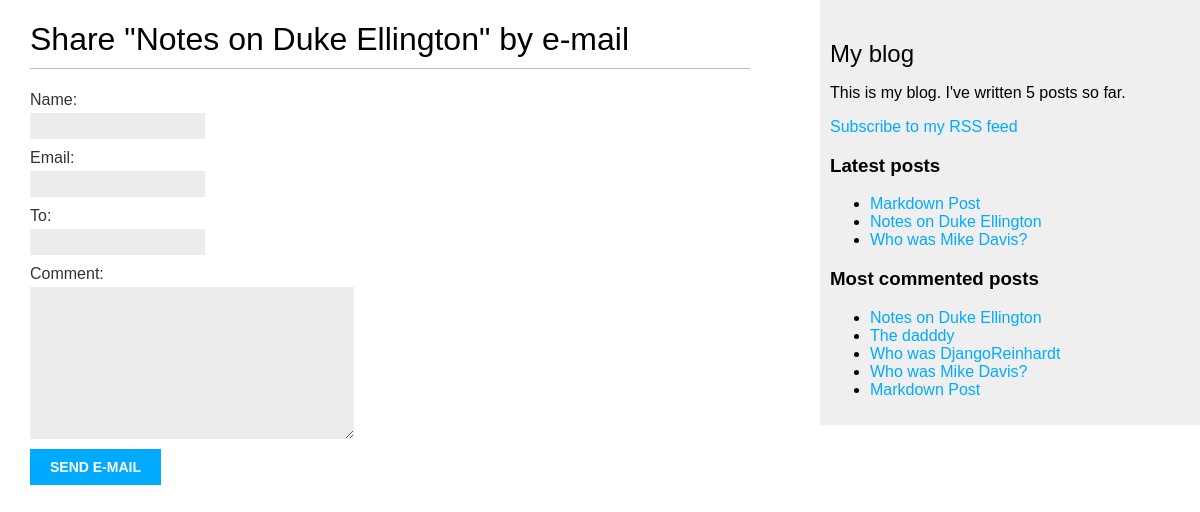
The page /blog/5/share on the database its author committed.
### blog/models.py (models this page shows, shortened)
class Post(models.Model):
    class Status(models.TextChoices):
        DRAFT = 'DR', 'Draft'
        PUBLISH = 'PR', 'PUBLISH'
    title = models.CharField(max_length=250)
    slug = models.SlugField(max_length=250, unique_for_date='publish')
    body = models.TextField()
    publish = models.DateTimeField(default=timezone.now)
    created = models.DateField(auto_now_add=True)
    updated = models.DateField(auto_now_add=True)
    status = models.CharField(max_length=2, choices=Status, default=Status.DRAFT)
    author = models.ForeignKey(settings.AUTH_USER_MODEL, on_delete=models.CASCADE, related_name='blog_posts')
    objects = models.Manager() # The default manager.
    published = PublishedManager() # Our custom manager.
    tags = TaggableManager()
    class Meta:
        ordering = ['-publish']
        indexes = [models.Index(fields=['-publish'])]
    def get_absolute_url(self):
        return reverse('blog:post_detail', args=[self.publish.year, self.publish.month, self.publish.day, self.slug])

### blog/views.py (the view)
# urls.py: path('<int:post_id>/share', views.post_share, name='post_share'),
def post_share(request, post_id):
    post = get_object_or_404(Post, id=post_id, status=Post.Status.PUBLISH)
    sent = False
    if request.method == 'POST':
        form = EmailPostForm(request.POST)
        if form.is_valid():
            cd = form.cleaned_data
            post_url = request.build_absolute_uri(post.get_absolute_url())
            subject = f"{cd['name']} {cd['email']} recommends you read {post.title}"
            message = f"Read {post.title} at {post_url}\n\n {cd['name']}\'s comments: {cd['comment']}"
            send_mail(subject=subject, message=message, from_email=None, recipient_list=[cd['to']])
            sent = True
    else:
        form = EmailPostForm()
    context = {'post':post, 'form':form, 'sent':sent}
    return render(request, 'blog/post/share.html', context=context)

### blog/forms.py
class EmailPostForm(forms.Form):
    name = forms.CharField(max_length=25)
    email = forms.EmailField()
    to = forms.EmailField()
    comment = forms.CharField(widget=forms.Textarea, required=False)

### blog/models.py (called while the page is built)
    def get_queryset(self):
        return super().get_queryset().filter(status=Post.Status.PUBLISH)

### blog/templatetags/blog_tags.py (called while the page is built)
@register.simple_tag
def total_posts():
    return Post.published.count()

@register.inclusion_tag('blog/post/latest_posts.html')
def show_latest_posts(count=5):
    latest_posts = Post.published.order_by('-publish')[:count]
    return {'latest_posts': latest_posts}

@register.simple_tag
def get_most_commented_posts(count=5):
    return Post.published.annotate(total_comments=Count('comments')).order_by('-total_comments')[:count]

### blog/templates/blog/post/share.html (shortened to what this page needs)
{% extends "blog/base.html" %}
{% block content %}
  {% if sent %}
    <h1>E-mail successfully sent</h1>
    <p>
      "{{ post.title }}" was successfully sent to {{ form.cleaned_data.to }}.
    </p>
  {% else %}
    <h1>Share "{{ post.title }}" by e-mail</h1>
    <form method="post">
      {{ form.as_p }}
      <input type="submit" value="Send e-mail">
    </form>
  {% endif %}
{% endblock %}

### blog/templates/blog/base.html (shortened to what this page needs)
{% load blog_tags %}
{% load static %}
<!DOCTYPE html>
<html>
  <head>
    <link href="{% static "blog/css/blog.css" %}" rel="stylesheet">
  </head>
  <body>
    <div id="content">
      {% block content %}
      {% endblock %}
    </div>
    <div id="sidebar">
      <h2>My blog</h2>
      <p>
        This is my blog.
        I've written {% total_posts %} posts so far.
      </p>
      <p>
        <a href="{% url "blog:post_feed" %}">
          Subscribe to my RSS feed
        </a>
      </p>
      <h3>Latest posts</h3>
      {% show_latest_posts 3 %}
      <h3>Most commented posts</h3>
      {% get_most_commented_posts as most_commented_posts %}
      <ul>
        {% for post in most_commented_posts %}
          <li>
            <a href="{{ post.get_absolute_url }}">{{ post.title }}
          </li>
        {% endfor %}
      </ul>
    </div>
  </body>
</html>

### blog/templates/blog/post/latest_posts.html
<ul>
  {% for post in latest_posts %}
  <li>
    <a href="{{ post.get_absolute_url }}">{{ post.title }}</a
  </li>
  {% endfor %}
</ul>

### blog/static/blog/css/blog.css (style rules this page uses)
body { margin:0; padding:0; font-family:helvetica, sans-serif; }
a { color:#00abff; text-decoration:none; }
h1 { font-weight:normal; border-bottom:1px solid #bbb; padding:0 0 10px 0; }
h2 { font-weight:normal; margin:30px 0 0; }
#content { float:left; width:60%; padding:0 0 0 30px; }
#sidebar { float:right; width:30%; padding:10px; background:#efefef; height:100%; }
label { float:left; clear:both; color:#333; margin-bottom:4px; }
input, textarea { clear:both; float:left; margin:0 0 10px; background:#ededed; border:0; padding:6px 10px; font-size:12px; }
input[type=submit] { font-weight:bold; background:#00abff; color:#fff; padding:10px 20px; font-size:14px; text-transform:uppercase; }

### rows shown on the page
Post: title "Notes on Duke Ellington"
Post: title "Markdown Post"
Post: title "Who was Mike Davis?"
Post: title "The dadddy"
Post: title "Who was DjangoReinhardt"
